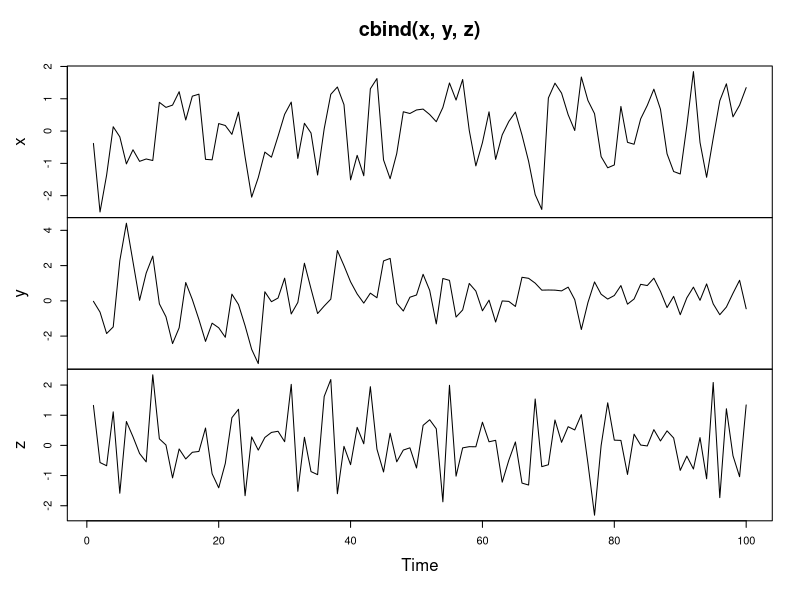
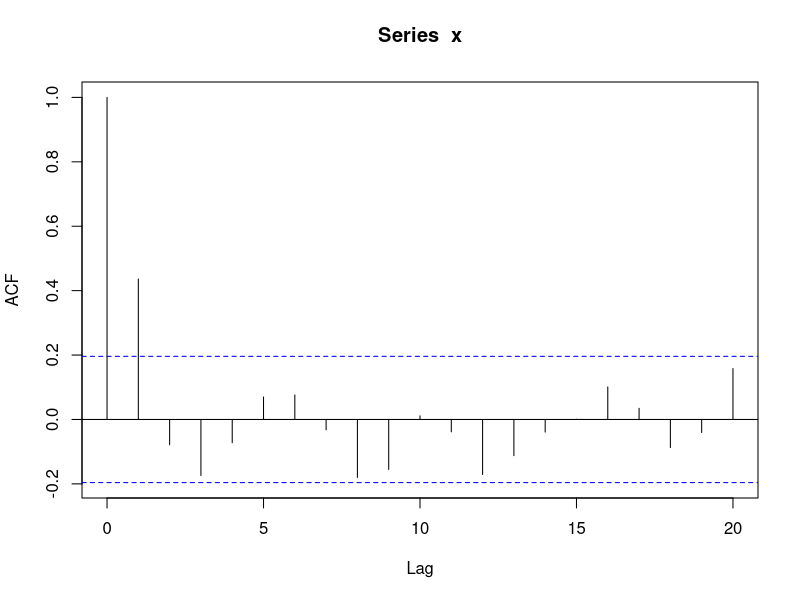
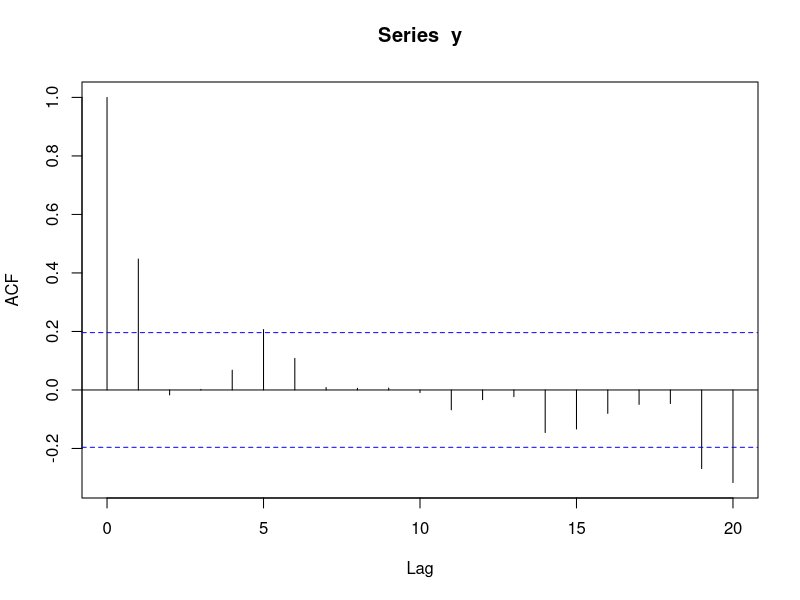
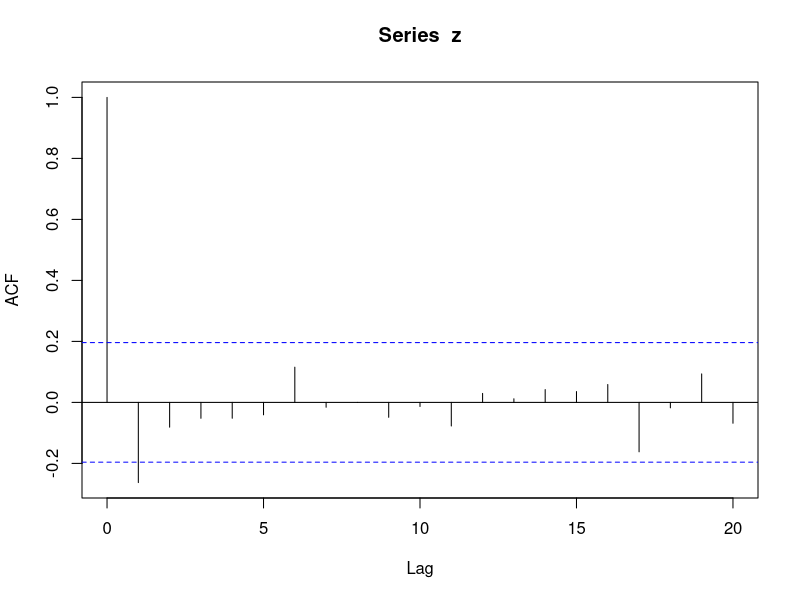
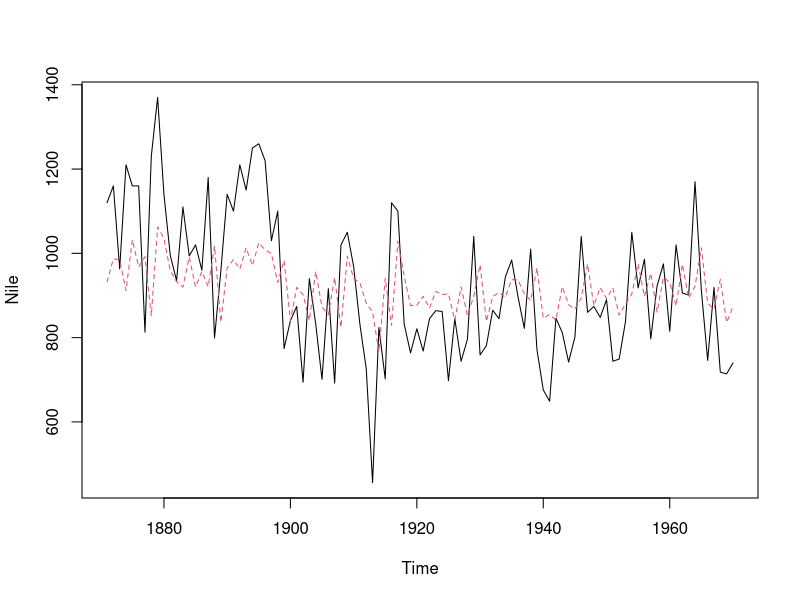
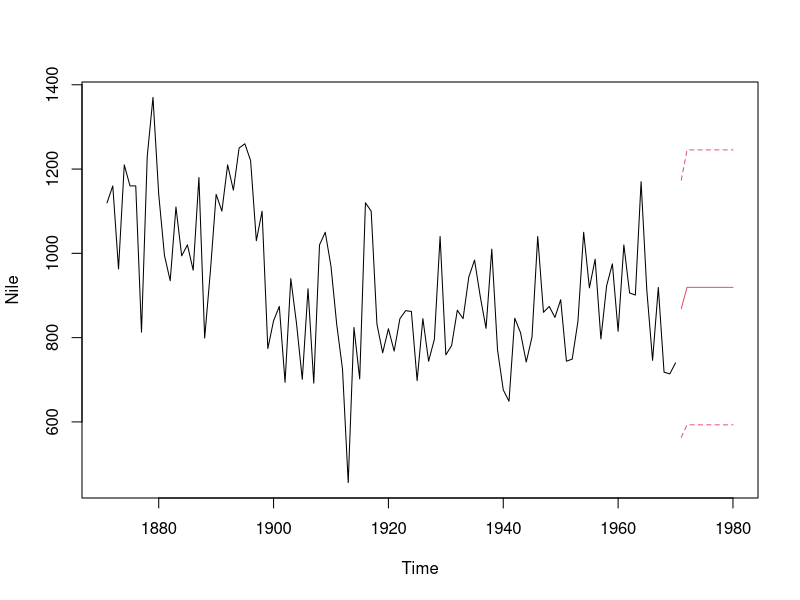

These charts were generated, in order, by the following R code: (Note: this script raises an error after producing the figures.)
## ---- chunk 1
knitr::opts_chunk$set(echo = TRUE)
## ---- chunk 2
# Generate MA model with slope 0.5
x <- arima.sim(model = list(ma=0.5), n =100)

# Generate MA model with slope 0.9
y <- arima.sim(model = list(ma=0.9), n =100)

# Generate MA model with slope -0.5
z <- arima.sim(model = list(ma=-0.5), n =100)

# Plot all three models together
plot.ts(cbind(x, y, z))

## ---- chunk 3
# Calculate ACF for x
acf(x)

# Calculate ACF for y

acf(y)
# Calculate ACF for z
acf(z)

## ---- chunk 4

# Fit the MA model to x
MA<-arima(x, order = c(0,0,1))
print(MA)

# Paste the slope (ma1) estimate below
0.7928

# Paste the slope mean (intercept) estimate below
0.1589

# Paste the innovation variance (sigma^2) estimate below
0.9576

# Fit the MA model to Nile
MA <- arima(Nile, order = c(0,0,1))
print(MA)

# Plot Nile and MA_fit 
ts.plot(Nile)
MA_fit <- Nile - resid(MA)
points(MA_fit, type = "l", col = 2, lty = 2)
## ---- chunk 5
# Make a 1-step forecast based on MA
predict_MA <-predict(MA)

# Obtain the 1-step forecast using $pred[1]
predict_MA$pred[1]

# Make a 1-step through 10-step forecast based on MA
predict(MA, n.ahead=10)

# Plot the Nile series plus the forecast and 95% prediction intervals
ts.plot(Nile, xlim = c(1871, 1980))
MA_forecasts <- predict(MA, n.ahead = 10)$pred
MA_forecast_se <- predict(MA, n.ahead = 10)$se
points(MA_forecasts, type = "l", col = 2)
points(MA_forecasts - 2*MA_forecast_se, type = "l", col = 2, lty = 2)
points(MA_forecasts + 2*MA_forecast_se, type = "l", col = 2, lty = 2)
## ---- chunk 6
# Find correlation between AR_fit and MA_fit
cor(AR_fit, MA_fit)

# Find AIC of AR
AIC(AR)

# Find AIC of MA
AIC(MA)

# Find BIC of AR
BIC(AR)

# Find BIC of MA
BIC(MA)
